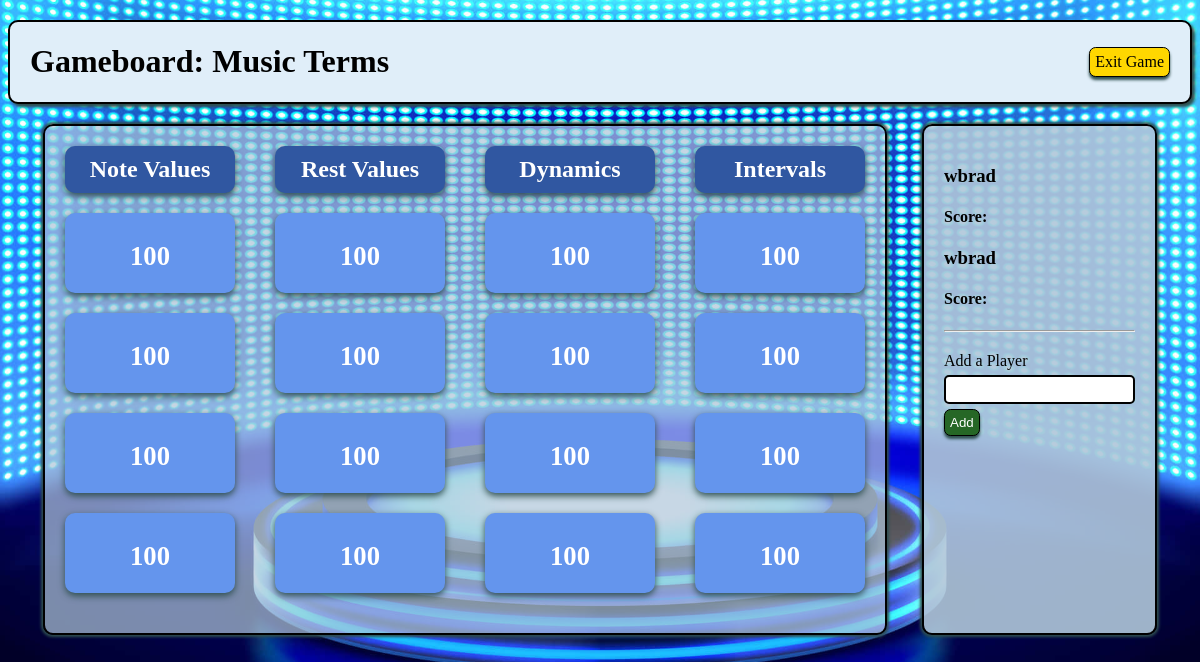
Before: /games/play/3 (signed in) with the older database file.
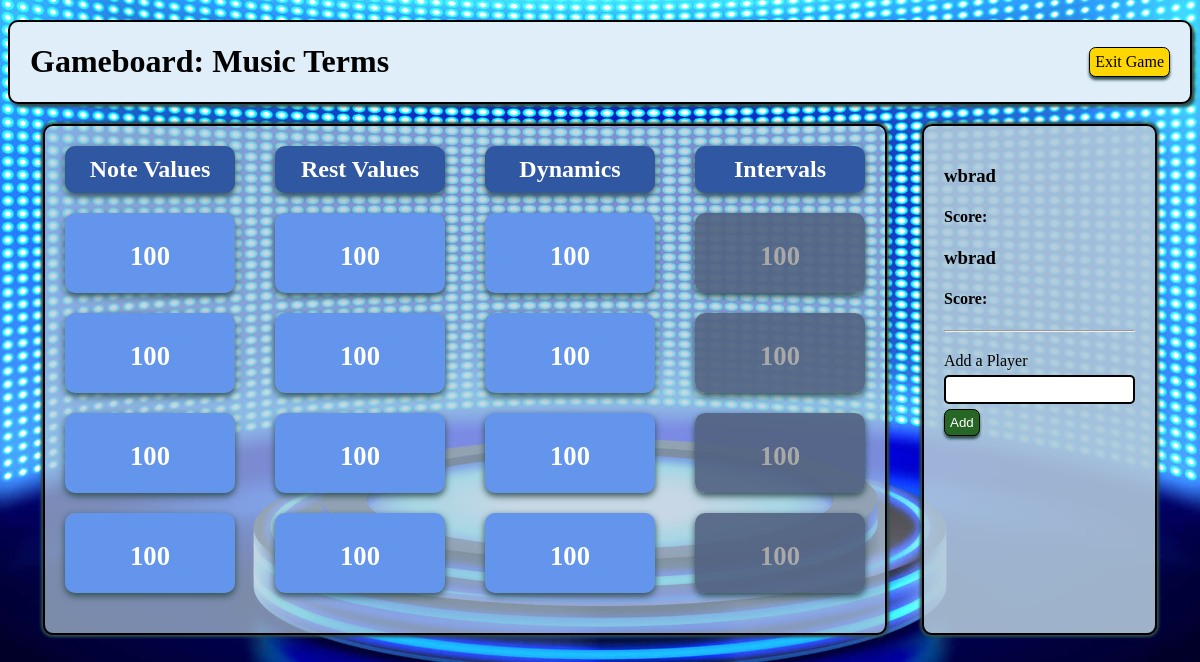
After: the same page with the newer database file.
### gameboard_app/models.py (models this page shows, shortened)
class Question(models.Model):
    question = models.TextField()
    pic = models.ImageField(upload_to='question_images/', null=True, blank=True, default='')
    answer = models.CharField(max_length=255)
    points = models.IntegerField(default=100)
    played = models.BooleanField(default=False)
    category_assigned = models.ForeignKey(Category, related_name="question_list", on_delete = models.CASCADE, default=1)
    created_at = models.DateTimeField(auto_now_add=True)
    updated_at = models.DateTimeField(auto_now=True)

### gameboard_app/views.py (the view)
# urls.py: path('play/<int:game_id>', views.play_gameboard, name='play'),
def play_gameboard(request, game_id):
    if 'user_id' not in request.session:
        return redirect('/')
    game = Game.get_by_id(game_id)
    categories = game.categories_avail.all()
    game_over = True
    if not game.is_active:
        game.update_activity({'id': game_id, 'is_active': True})
    for category in categories:
        if category.question_list.filter(played=False):
            game_over = False
    context = {
        'game': game,
        'categories': categories,
        'game_over': game_over
    }
    return render(request, 'gameboard.html', context)

### gameboard_app/models.py (called while the page is built)
    @classmethod
    def get_by_id(cls, id):
        return cls.objects.get(id=id)

    @classmethod
    def update_activity(cls, data):
        game = cls.objects.get(id=data['id'])
        game.is_active = data['is_active']
        game.save()
        return game

### gameboard_app/templates/gameboard.html (shortened to what this page needs)
<!DOCTYPE html>
<html lang="en">
<head>
    {% load static %}
    <link rel="stylesheet" href="{% static 'css/style.css' %}">
</head>
<body>
    <div class="game_wrapper">
        <div class="nav_bar">
            <h1>Gameboard: {{ game.title }}</h1>
            <a class="back" href="{% url 'main_select' %}">Exit Game</a>
        </div>
        <div style="display: flex; justify-content: space-evenly;">
            <div class="play_box">
                {% for category in categories %}
                    <div class="cat_box">
                        <h2 class="cat_title">{{ category.name }}</h2>
                        {% for question in category.question_list.all|dictsort:"points" %}
                            {% if not question.played %}
                                <div class="ques_box">
                                    <h3><a class="q_link" href="{% url 'show_ques' question.id %}">{{ question.points }}</a></h3>
                                </div>
                            {% else %}
                                <div class="played">
                                    <h3><p class="played_text">{{ question.points }}</p></h3>
                                </div>
                            {% endif %}
                        {% endfor %}
                    </div>
                {% endfor %}
            </div>
            <div class="player_box">
                {% if 'player_1' in request.session and 'player_2' in request.session %}
                    <h3>{{ request.session.player_1 }}</h3>
                    <h4>Score: {{ request.session.score_1 }}</h4>
                    <h3>{{ request.session.player_2 }}</h3>
                    <h4>Score: {{ request.session.score_2 }}</h4>
                {% elif 'player_1' in request.session %}
                    <h3>{{ request.session.player_1 }}</h3>
                    <h4>Score: {{ request.session.score_1 }}</h4>
                {% else %}
                    <h3>[Need a Player]</h3>
                    <h4>Score: </h4>
                {% endif %}
                <hr style="margin-bottom: 20px;">
                <form action="{% url 'add_player' %}" method="post">
                    <label for="player_name">Add a Player</label>
                    <p><input class="input" type="text" name="player_name"></p>
                    <p><input class="add" type="submit" value="Add"></p>
                </form>
            </div>
        </div>
    </div>
</body>
</html>

Changed rows visible on the page:
changed Question (number 13 of 16 on the later page): played False → True (drawn)
changed Question (number 14 of 16 on the later page): played False → True (drawn)
changed Question (number 15 of 16 on the later page): played False → True (drawn)
changed Question (number 16 of 16 on the later page): played False → True (drawn)
